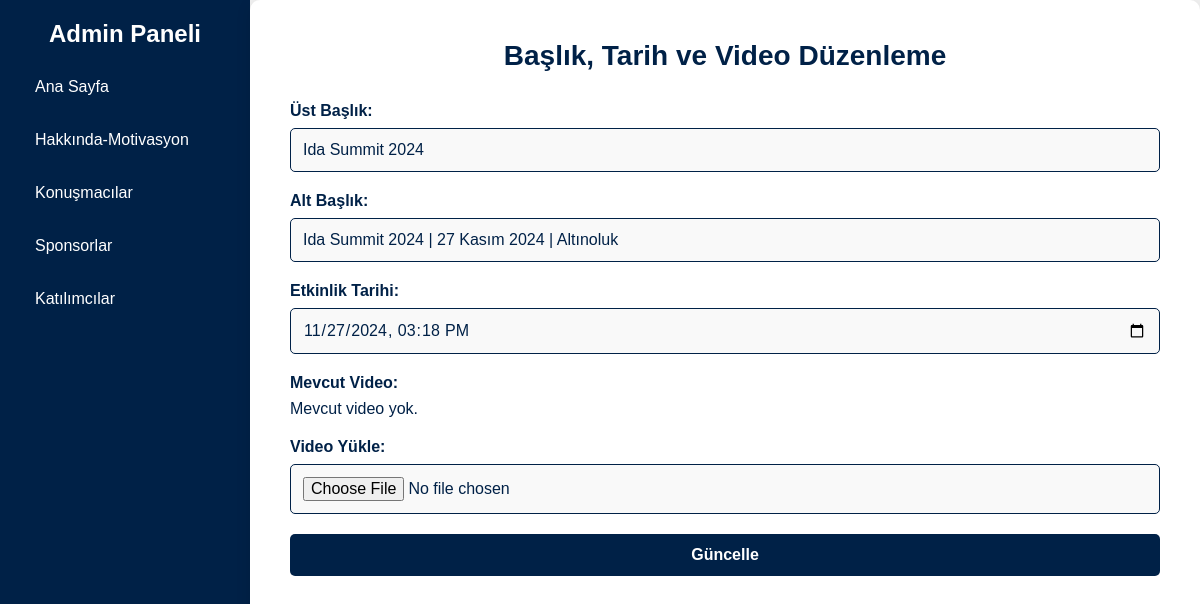
The page /admin/homedesign/homeup.php on the database its author committed.
### tables this page shows
CREATE TABLE `home_content` (
  `id` int(11) NOT NULL,
  `video_url` varchar(255) DEFAULT NULL,
  `header_text` varchar(255) DEFAULT NULL,
  `subheader_text` varchar(255) DEFAULT NULL,
  `event_date` datetime DEFAULT NULL,
  `created_at` timestamp NOT NULL DEFAULT current_timestamp(),
  `updated_at` timestamp NOT NULL DEFAULT current_timestamp() ON UPDATE current_timestamp()
);

### admin/homedesign/homeup.php (the view, shortened to what this page needs)
<?php
require '../../config.php';
$query = "SELECT * FROM home_content WHERE id = 1";
$result = $conn->query($query);
$content = $result->fetch_assoc();
$video_directory = "../../home/video/";
?>
<!DOCTYPE html>
<html lang="tr">
<head>
    <link rel="stylesheet" href="style.css">
</head>
<body>
    <div class="sidebar">
        <h2>Admin Paneli</h2>
        <ul>
            <li><a href="./homeup.php">Ana Sayfa</a></li>
            <li><a href="../textdesign/textdesign.php">Hakkında-Motivasyon</a></li>
            <li><a href="../speakers/speakers.php">Konuşmacılar</a></li>
            <li><a href="../partners/partners.php">Sponsorlar</a></li>
            <li><a href="../katilim/katilim.php">Katılımcılar</a></li>
        </ul>
    </div>
    <div class="content">
        <h1>Başlık, Tarih ve Video Düzenleme</h1>
        <form action="homeup.php" method="POST" enctype="multipart/form-data">
            <div class="input-group">
                <label for="header_text">Üst Başlık:</label>
                <input type="text" id="header_text" name="header_text" value="<?php echo $content['header_text']; ?>" required>
            </div>
            <div class="input-group">
                <label for="subheader_text">Alt Başlık:</label>
                <input type="text" id="subheader_text" name="subheader_text" value="<?php echo $content['subheader_text']; ?>" required>
            </div>
            <div class="input-group">
                <label for="event_date">Etkinlik Tarihi:</label>
                <input type="datetime-local" id="event_date" name="event_date" value="<?php echo date('Y-m-d\TH:i', strtotime($content['event_date'])); ?>" required>
            </div>
            <div class="input-group">
                <label>Mevcut Video:</label>
                <?php if (!empty($content['video_url']) && file_exists($video_directory . $content['video_url'] . '.mp4')): ?>
                    <video width="320" height="240" controls>
                        <source src="../../home/video/<?php echo $content['video_url']; ?>.mp4" type="video/mp4">
                        Tarayıcınız video etiketini desteklemiyor.
                    </video>
                    <a href="homeup.php?delete_video=1" onclick="return confirm('Videoyu silmek istediğinizden emin misiniz?')">Videoyu Sil</a>
                <?php else: ?>
                    <p>Mevcut video yok.</p>
                <?php endif; ?>
            </div>
            <div class="input-group">
                <label for="video_file">Video Yükle:</label>
                <input type="file" id="video_file" name="video_file" accept="video/mp4">
            </div>
            <button type="submit" class="login-btn">Güncelle</button>
        </form>
    </div>
</body>
</html>

### admin/homedesign/style.css (style rules this page uses)
* { margin: 0; padding: 0; box-sizing: border-box; font-family: Arial, sans-serif; }
body { display: flex; height: 100vh; overflow: hidden; background-color: #f0f0f0; }
.sidebar { width: 250px; background-color: rgb(0, 33, 71); color: white; padding: 20px; display: flex; flex-direction: column; align-items: center; }
.sidebar h2 { margin-bottom: 20px; text-align: center; color: white; }
.sidebar ul { list-style: none; width: 100%; }
.sidebar ul li { margin-bottom: 15px; position: relative; }
.sidebar ul li a { color: white; text-decoration: none; display: block; padding: 10px 15px; transition: background-color 0.3s, padding-left 0.3s; }
.content { flex: 1; padding: 40px; background-color: #fff; color: rgb(0, 33, 71); overflow-y: auto; border-radius: 10px; box-shadow: 0px 4px 15px rgba(0, 0, 0, 0.1); }
.content h1 { margin-bottom: 30px; color: rgb(0, 33, 71); font-size: 28px; font-weight: bold; text-align: center; }
.content form { display: flex; flex-direction: column; gap: 20px; }
.input-group { display: flex; flex-direction: column; }
.input-group label { font-size: 16px; font-weight: bold; margin-bottom: 8px; color: rgb(0, 33, 71); }
.input-group input { padding: 12px; font-size: 16px; border: 1px solid rgb(0, 33, 71); border-radius: 5px; background-color: #f9f9f9; color: rgb(0, 33, 71); transition: border-color 0.3s; }
.login-btn { background-color: rgb(0, 33, 71); color: white; padding: 12px; font-size: 16px; font-weight: bold; border: none; border-radius: 5px; cursor: pointer; transition: background-color 0.3s; }

### rows shown on the page
home_content: header_text "Ida Summit 2024", subheader_text "Ida Summit 2024 | 27 Kasım 2024 | Altınoluk", event_date "11/27/2024 15:18"
